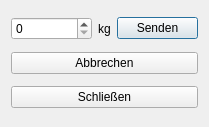
<?xml version="1.0" encoding="UTF-8"?>
<ui version="4.0">
 <class>DummyScaleWidget</class>
 <widget class="QWidget" name="DummyScaleWidget">
  <property name="geometry">
   <rect>
    <x>0</x>
    <y>0</y>
    <width>209</width>
    <height>127</height>
   </rect>
  </property>
  <property name="sizePolicy">
   <sizepolicy hsizetype="Fixed" vsizetype="Fixed">
    <horstretch>0</horstretch>
    <verstretch>0</verstretch>
   </sizepolicy>
  </property>
  <property name="windowTitle">
   <string>Test Waage</string>
  </property>
  <layout class="QVBoxLayout" name="verticalLayout">
   <item>
    <layout class="QHBoxLayout" name="horizontalLayout">
     <item>
      <widget class="QSpinBox" name="_spinWeight">
       <property name="maximum">
        <number>99999</number>
       </property>
      </widget>
     </item>
     <item>
      <widget class="QLabel" name="label">
       <property name="sizePolicy">
        <sizepolicy hsizetype="Maximum" vsizetype="Preferred">
         <horstretch>0</horstretch>
         <verstretch>0</verstretch>
        </sizepolicy>
       </property>
       <property name="text">
        <string>kg</string>
       </property>
      </widget>
     </item>
     <item>
      <widget class="QPushButton" name="_pushSend">
       <property name="text">
        <string>Senden</string>
       </property>
       <property name="default">
        <bool>true</bool>
       </property>
      </widget>
     </item>
    </layout>
   </item>
   <item>
    <widget class="QPushButton" name="_pushAbbort">
     <property name="text">
      <string>Abbrechen</string>
     </property>
    </widget>
   </item>
   <item>
    <widget class="QPushButton" name="_pushClose">
     <property name="text">
      <string>Schließen</string>
     </property>
    </widget>
   </item>
  </layout>
 </widget>
 <resources/>
 <connections/>
</ui>
